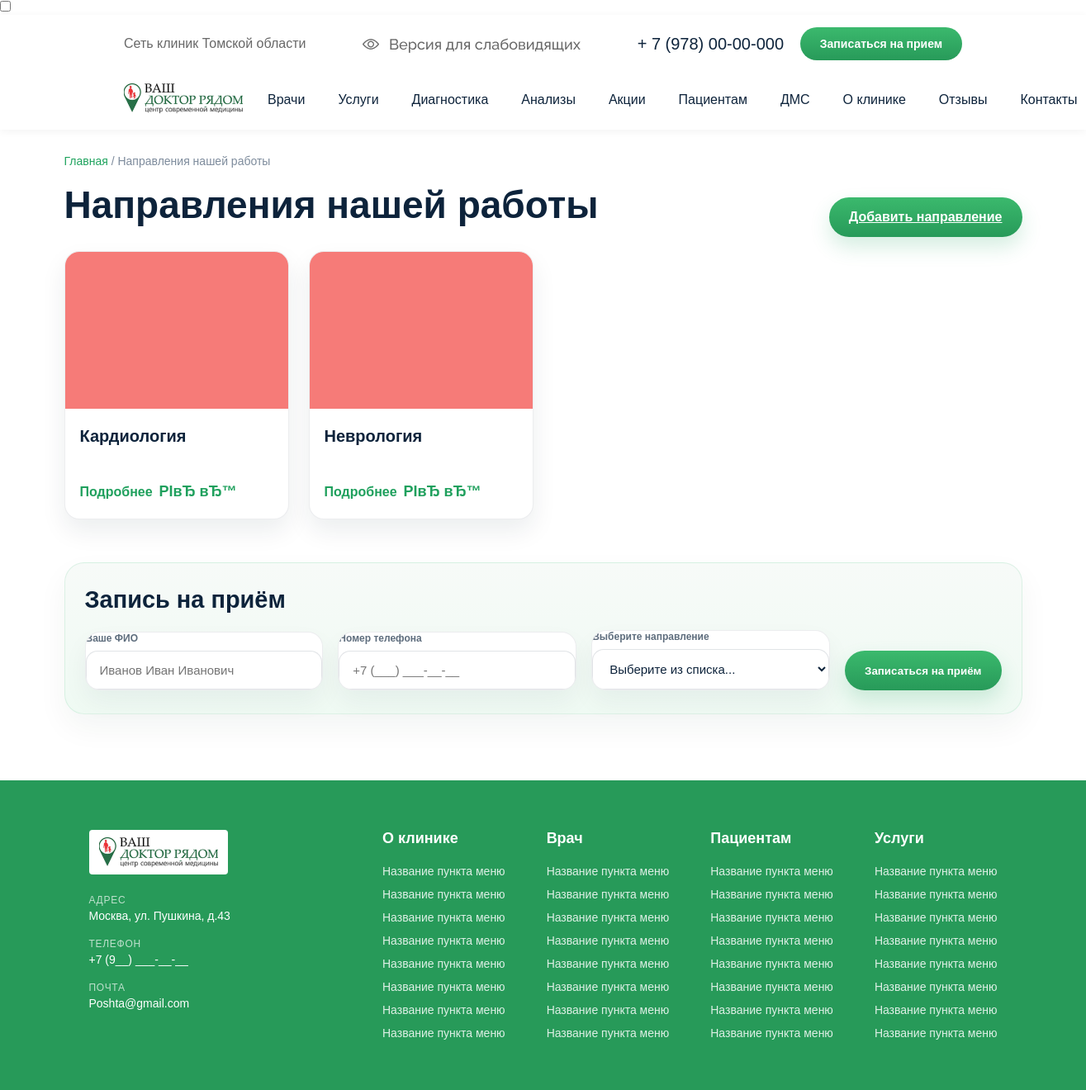
Page /services/ on the committed database.
### clinic/models.py (models this page shows, shortened)
class ServiceDirection(models.Model):
    title = models.CharField('Название направления', max_length=150)
    image = models.ImageField('Изображение', upload_to='services/')
    link_url = models.URLField('Ссылка/URL', max_length=200, blank=True, default='')
    class Meta:
        verbose_name = 'Направление работы'
        verbose_name_plural = 'Направления нашей работы'
        ordering = ['title']

### clinic/views.py (the view, shortened to what this page needs)
# urls.py: path('services/', ServiceDirectionListView.as_view(), name='services_list'),
class ServiceDirectionListView(ListView):
    model = ServiceDirection
    template_name = 'services.html'
    context_object_name = 'services'

### templates/services.html (shortened to what this page needs)
{% extends "base.html" %}
{% load static %}
{% block content %}
<div class="wrap">
    <div class="crumbs">
        <a href="/">Главная</a> / <span>Направления нашей работы</span>
    </div>
    <div style="display:flex;justify-content:space-between;align-items:center;gap:12px;flex-wrap:wrap;">
        <h1 class="title">Направления нашей работы</h1>
        <a href="{% url 'service_create' %}" class="btn">Добавить направление</a>
    </div>
    <div class="cards">
        {% for service in services %}
            <div class="service_card-cont">
                <div class="pic">
                    {% if service.image %}
                        <img src="{{ service.image.url }}" alt="{{ service.title }}">
                    {% else %}
                        <img src="{% static 'images/Rectangle 5 (2).png' %}" alt="{{ service.title }}">
                    {% endif %}
                </div>
                <div class="card_info">
                    <h3>{{ service.title }}</h3>
                    <a href="{% url 'direction_detail' service.id %}" class="link">Подробнее</a>
                </div>
            </div>
        {% empty %}
            <p>Направления пока не добавлены.</p>
        {% endfor %}
    </div>
    <div class="form-box">
        <h2>Запись на приём</h2>
        <form method="post" class="form">
            <div class="item">
                <label for="full_name">Ваше ФИО</label>
                <input type="text" id="full_name" name="full_name" placeholder="Иванов Иван Иванович" required>
            </div>
            <div class="item">
                <label for="phone">Номер телефона</label>
                <input type="tel" id="phone" name="phone" placeholder="+7 (___) ___-__-__" required>
            </div>
            <div class="item">
                <label for="direction">Выберите направление</label>
                <select id="direction" name="direction" required>
                    <option value="" disabled selected>Выберите из списка...</option>
                </select>
            </div>
            <button type="submit" class="btn">Записаться на приём</button>
        </form>
    </div>
</div>
{% endblock %}

### rows in the picture
ServiceDirection: image (picture), title "Кардиология"
ServiceDirection: image (picture), title "Неврология"
